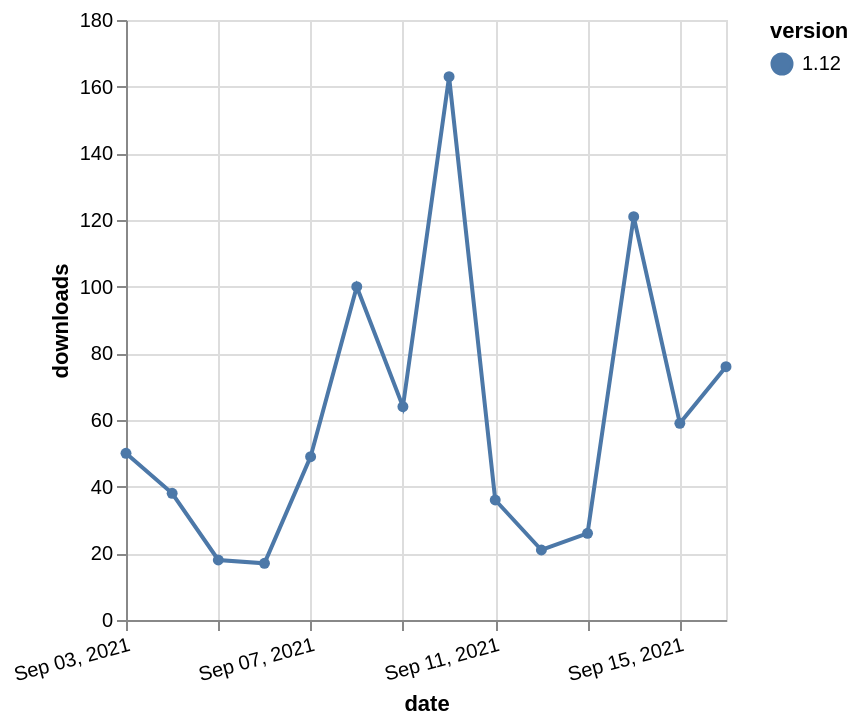

Write the Vega-Lite specification saved for this chart.
### Vega-Lite specification from a JSON file in a GitHub repository (floating-point values rounded to 4 significant figures)
{"$schema": "https://vega.github.io/schema/vega-lite/v5.json", "description": "A simple bar chart with embedded data.", "data": {"values": [{"date": "2021-09-03", "total": 80857, "delta": 50, "version": "1.12"}, {"date": "2021-09-04", "total": 80895, "delta": 38, "version": "1.12"}, {"date": "2021-09-05", "total": 80913, "delta": 18, "version": "1.12"}, {"date": "2021-09-06", "total": 80930, "delta": 17, "version": "1.12"}, {"date": "2021-09-07", "total": 80979, "delta": 49, "version": "1.12"}, {"date": "2021-09-08", "total": 81079, "delta": 100, "version": "1.12"}, {"date": "2021-09-09", "total": 81143, "delta": 64, "version": "1.12"}, {"date": "2021-09-10", "total": 81306, "delta": 163, "version": "1.12"}, {"date": "2021-09-11", "total": 81342, "delta": 36, "version": "1.12"}, {"date": "2021-09-12", "total": 81363, "delta": 21, "version": "1.12"}, {"date": "2021-09-13", "total": 81389, "delta": 26, "version": "1.12"}, {"date": "2021-09-14", "total": 81510, "delta": 121, "version": "1.12"}, {"date": "2021-09-15", "total": 81569, "delta": 59, "version": "1.12"}, {"date": "2021-09-16", "total": 81645, "delta": 76, "version": "1.12"}]}, "width": "container", "mark": {"type": "line", "point": {"filled": true}}, "encoding": {"x": {"field": "date", "type": "temporal", "timeUnit": "yearmonthdate", "title": "date", "axis": {"labelAngle": -15}}, "y": {"field": "delta", "type": "quantitative", "title": "downloads"}, "color": {"field": "version", "type": "nominal"}, "tooltip": {"field": "delta"}}}
